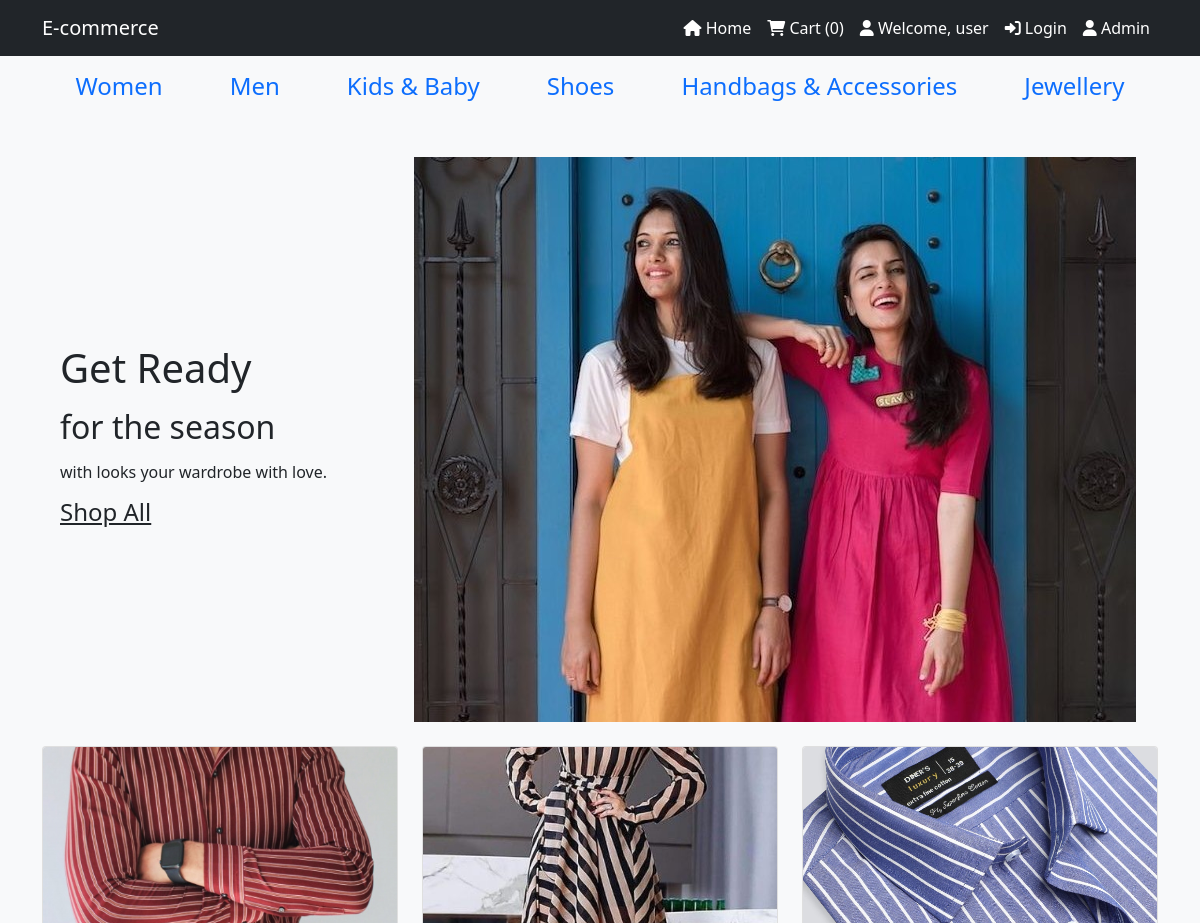
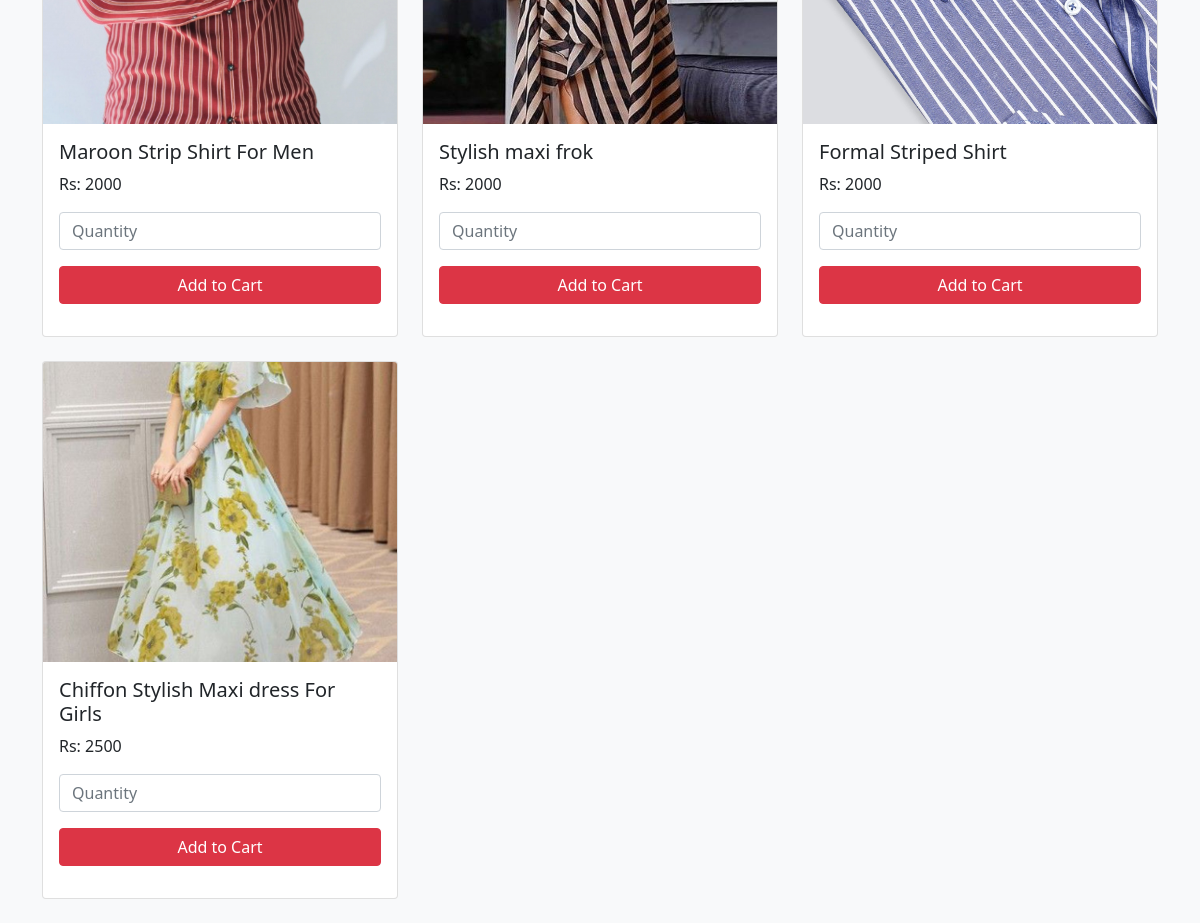
The app's page /user/index.php with its own data (2 pictures, top to bottom).
### tables this page shows
CREATE TABLE `tblproduct` (
  `productid` int(11) NOT NULL,
  `productName` varchar(100) NOT NULL,
  `productPrice` varchar(100) NOT NULL,
  `productImage` varchar(200) NOT NULL,
  `productCategory` varchar(100) NOT NULL
);

### user/index.php (the view, shortened to what this page needs)
<?php
require("includes/header.php");
require_once("dbconn.php");
?>
<div class="container-fluid pt-5">
    <div class="row align-items-center">
        <div class="col-lg-3 col-md-4 mb-4 mb-md-0 ms-lg-5">
            <h1 class="mb-3">Get Ready</h1>
            <h2 class="mb-3">for the season</h2>
            <h6 class="mb-3">with looks your wardrobe with love.</h6>
            <h4><a href="" class="text-dark">Shop All</a></h4>
        </div>
        <div class="col-lg-8 col-md-6 d-flex justify-content-end">
            <img src="./images/7c89389f853e2cc1d583023362038041.jpg" alt="Seasonal Banner" class="img-fluid">
        </div>
    </div>
</div>
<div class="container mt-4">
    <div class="row">
        <?php
        $select = mysqli_query($conn, "SELECT * FROM `tblproduct`");
        while ($row = mysqli_fetch_assoc($select)) {
        ?>
            <div class="col-sm-12 col-md-6 col-lg-4 mb-4">
                <div class="card">
                    <img src="../admin/<?php echo htmlspecialchars($row['productImage']); ?>" class="card-img-top" alt="<?php echo htmlspecialchars($row['productName']); ?>" style="height: 300px; object-fit: cover;">
                    <div class="card-body">
                        <h5 class="card-title"><?php echo htmlspecialchars($row['productName']); ?></h5>
                        <p class="card-text">Rs: <?php echo htmlspecialchars($row['productPrice']); ?></p>
                        <form action="addcart.php" method="POST">
                            <div class="mb-3">
                                <input type="number" name="productQuantity" min="1" max="10" placeholder="Quantity" class="form-control">
                            </div>
                            <input type="submit" class="btn btn-danger w-100" name="addCart" value="Add to Cart">
                        </form>
                    </div>
                </div>
            </div>
        <?php
        }
        ?>
    </div>
</div>
<?php include("includes/footer.php"); ?>

### user/includes/header.php (shortened to what this page needs)
<head>
    <link href="https://cdn.jsdelivr.net/npm/bootstrap@5.0.2/dist/css/bootstrap.min.css" rel="stylesheet">
    <link rel="stylesheet" href="https://cdnjs.cloudflare.com/ajax/libs/font-awesome/6.0.0-beta3/css/all.min.css">
    <link rel="stylesheet" href="https://cdnjs.cloudflare.com/ajax/libs/font-awesome/6.0.0-beta3/css/all.min.css">
</head>
<body class="bg-light">
<nav class="navbar navbar-expand-lg navbar-light bg-dark">
  <div class="container">
    <a class="navbar-brand text-white" href="#">E-commerce</a>
    <div class="collapse navbar-collapse" id="navbarSupportedContent">
  <ul class="navbar-nav ms-auto mb-2 mb-lg-0">
    <li class="nav-item">
      <a class="nav-link text-white" href="./index.php"><i class="fas fa-home"></i> Home</a>
    </li>
    <li class="nav-item">
      <a class="nav-link text-white" href="./viewcart.php"><i class="fas fa-shopping-cart"></i> Cart (0)</a>
    </li>
    <li class="nav-item">
      <a class="nav-link text-white" href="#"><i class="fas fa-user"></i> Welcome, user</a>
    </li>
    <li class="nav-item">
      <a class="nav-link text-white" href=""><i class="fas fa-sign-in-alt"></i> Login</a>
    </li>
    <li class="nav-item">
      <a class="nav-link text-white" href="../admin/signin.php"><i class="fas fa-user"></i> Admin</a>
    </li>
  </ul>
</div>
</div>
</nav>
<div class="container mt-3 bg-light fw-bold">
  <div class="d-flex flex-wrap justify-content-around">
    <div class="text-center flex-item">
      <h4><a href="women.php" class="text-decoration-none">Women</a></h4>
    </div>
    <div class="text-center flex-item">
      <h4><a href="men.php" class="text-decoration-none">Men</a></h4>
    </div>
    <div class="text-center flex-item">
      <h4><a href="kidz&baby.php" class="text-decoration-none">Kids & Baby</a></h4>
    </div>
    <div class="text-center flex-item">
      <h4><a href="shoes.php" class="text-decoration-none">Shoes</a></h4>
    </div>
    <div class="text-center flex-item">
      <h4><a href="#" class="text-decoration-none">Handbags & Accessories</a></h4>
    </div>
    <div class="text-center flex-item">
      <h4><a href="#" class="text-decoration-none">Jewellery</a></h4>
    </div>
  </div>
</div>

### user/includes/footer.php (shortened to what this page needs)
</body>
</html>

### records on screen
tblproduct: productImage (picture), productName "Maroon Strip Shirt For Men", productPrice "2000"
tblproduct: productImage (picture), productName "Stylish maxi frok", productPrice "2000"
tblproduct: productImage (picture), productName "Formal Striped Shirt", productPrice "2000"
tblproduct: productImage (picture), productName "Chiffon Stylish Maxi dress For Girls", productPrice "2500"
